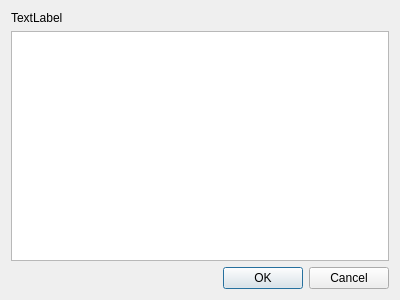
<?xml version="1.0" encoding="UTF-8"?>
<ui version="4.0">
 <class>cInputListDialog</class>
 <widget class="QDialog" name="cInputListDialog">
  <property name="geometry">
   <rect>
    <x>0</x>
    <y>0</y>
    <width>400</width>
    <height>300</height>
   </rect>
  </property>
  <property name="windowTitle">
   <string>Dialog</string>
  </property>
  <layout class="QGridLayout" name="gridLayout">
   <item row="0" column="0">
    <layout class="QVBoxLayout" name="verticalLayout">
     <item>
      <widget class="QLabel" name="m_lpLabel">
       <property name="text">
        <string>TextLabel</string>
       </property>
      </widget>
     </item>
     <item>
      <widget class="QTreeView" name="m_lpList">
       <property name="editTriggers">
        <set>QAbstractItemView::NoEditTriggers</set>
       </property>
       <property name="alternatingRowColors">
        <bool>false</bool>
       </property>
       <property name="rootIsDecorated">
        <bool>false</bool>
       </property>
      </widget>
     </item>
     <item>
      <widget class="QDialogButtonBox" name="m_lpButtonBox">
       <property name="orientation">
        <enum>Qt::Horizontal</enum>
       </property>
       <property name="standardButtons">
        <set>QDialogButtonBox::Cancel|QDialogButtonBox::Ok</set>
       </property>
      </widget>
     </item>
    </layout>
   </item>
  </layout>
 </widget>
 <resources/>
 <connections>
  <connection>
   <sender>m_lpButtonBox</sender>
   <signal>accepted()</signal>
   <receiver>cInputListDialog</receiver>
   <slot>accept()</slot>
   <hints>
    <hint type="sourcelabel">
     <x>248</x>
     <y>254</y>
    </hint>
    <hint type="destinationlabel">
     <x>157</x>
     <y>274</y>
    </hint>
   </hints>
  </connection>
  <connection>
   <sender>m_lpButtonBox</sender>
   <signal>rejected()</signal>
   <receiver>cInputListDialog</receiver>
   <slot>reject()</slot>
   <hints>
    <hint type="sourcelabel">
     <x>316</x>
     <y>260</y>
    </hint>
    <hint type="destinationlabel">
     <x>286</x>
     <y>274</y>
    </hint>
   </hints>
  </connection>
 </connections>
</ui>
